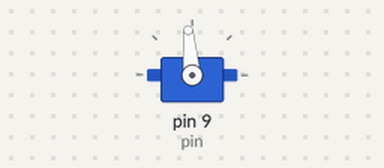
Simulated run of this sketch. Board: Arduino Uno, built with avr-gcc and run on an emulated ATmega328P. On the bench: servo.

Above: at 0.05 s.
At 4.0 s:
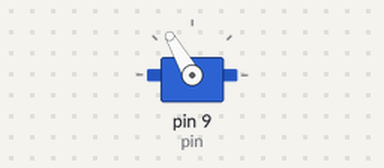
Timing chart, 0 to 5.2 s (numbered marks = the images above):
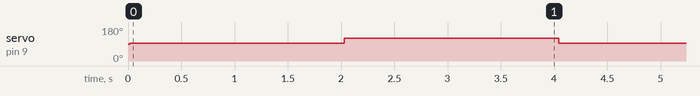

The sketch:

360_servo.ino
```cpp
/*
 * Servomotor 360 degree
 *
 * Sample code to control a servo motor 360 degrees.
 */

#include <Servo.h>

int pin = 9;
int velocity = 95;

Servo servo;

#include <Servo.h>
Servo myservo;  // create servo object to control a servo

void setup() {
  myservo.attach(pin);
  // attaches the servo on pin 9 to the servo object
}
void loop() {
  myservo.attach(pin);
  delay(15);
  myservo.write(velocity);
  delay(1000);
  myservo.detach();
  delay(1000);
  myservo.attach(pin);
  delay(15);
  myservo.write(velocity + 25);
  delay(1000);
  myservo.detach();
  delay(1000);
}
```

Measured:
- by itself, servo on pin 9 (pin): alternates 120° for 2.0 s and 95° for 2.0 s
